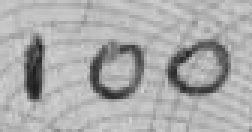
#> input picture src/assets/cvl_dataset/train/100-4-1586428267.4793363.png, 84 x 44 px (shown 3 times larger); its folder holds only this picture in this run
$ python process_train_image_all.py
#> lines starting #> are read from the running program, lines starting #| are printed output that depends on the picture; after the words box and inside, x2 and y2 are one past the last pixel; in counts of white or black regions, pixels touching at a corner belong together
import cv2
import os

root1 = "./assets/cvl_dataset/train/"
root2 = "./assets/cvl_dataset/train3/"

for item in os.listdir(root1):
    image_array = cv2.imread(root1 + item, 0)
#> image_array is the input picture: shape (44, 84); min 30, max 210, mean 170.8
    blur = cv2.GaussianBlur(image_array,(5,5),0)
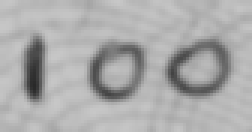
#> blur: shape (44, 84) (shown 3 times larger); min 41, max 199, mean 170.8
    ret3,th3 = cv2.threshold(blur,0,255,cv2.THRESH_BINARY+cv2.THRESH_OTSU)
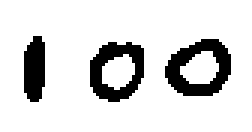
#> th3: shape (44, 84) (shown 3 times larger); 85.1% white; 3 black regions, box (x1, y1, x2, y2) and area: (55, 13, 77, 32) 222, (30, 14, 48, 34) 198, (8, 12, 15, 34) 132
#> ret3 = 144
    #image_array = cv2.copyMakeBorder(th3, 20, 3, 20, 5, cv2.BORDER_CONSTANT, value=[255,255,255])
    image = cv2.cvtColor(th3, cv2.COLOR_GRAY2RGB)

    cv2.imwrite(root2 + item, image)

$ run again, on src/assets/cvl_dataset/train/103-4-1586428267.8707361.png
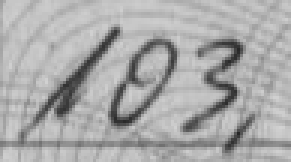
#> input picture src/assets/cvl_dataset/train/103-4-1586428267.8707361.png, 97 x 54 px (shown 3 times larger)
#> image_array is the input picture: shape (54, 97); min 39, max 210, mean 169.3
#> `blur = cv2.GaussianBlur(image_array,(5,5),0)`:
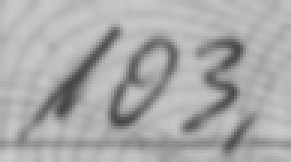
#> blur: shape (54, 97) (shown 3 times larger); min 69, max 203, mean 169.3
#> `ret3,th3 = cv2.threshold(blur,0,255,cv2.THRESH_BINARY+cv2.THRESH_OTSU)`:
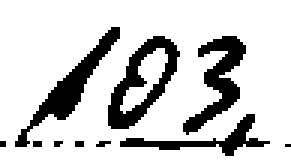
#> th3: shape (54, 97) (shown 3 times larger); 80.5% white; 10 black regions (6 under 20 px), largest, box (x1, y1, x2, y2) and area: (36, 12, 60, 43) 285, (5, 9, 40, 49) 277, (61, 12, 82, 45) 258, (40, 38, 90, 52) 170
#> ret3 = 150

$ run again, on src/assets/cvl_dataset/train/109-4-1586428267.3551872.png
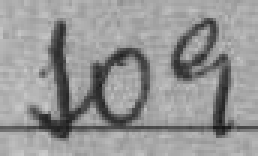
#> input picture src/assets/cvl_dataset/train/109-4-1586428267.3551872.png, 86 x 52 px (shown 3 times larger)
#> image_array is the input picture: shape (52, 86); min 21, max 202, mean 149.3
#> `blur = cv2.GaussianBlur(image_array,(5,5),0)`:
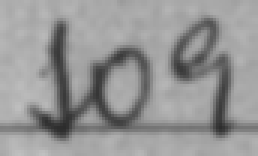
#> blur: shape (52, 86) (shown 3 times larger); min 44, max 192, mean 149.3
#> `ret3,th3 = cv2.threshold(blur,0,255,cv2.THRESH_BINARY+cv2.THRESH_OTSU)`:
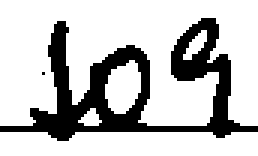
#> th3: shape (52, 86) (shown 3 times larger); 75.9% white; 2 black regions (1 under 20 px), largest, box (x1, y1, x2, y2) and area: (0, 6, 86, 47) 1076
#> ret3 = 131

$ run again, on src/assets/cvl_dataset/train/100-4-1586428267.5436487.png
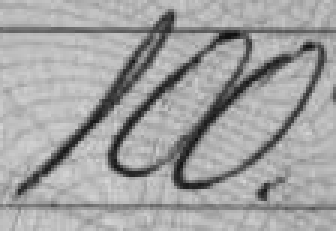
#> input picture src/assets/cvl_dataset/train/100-4-1586428267.5436487.png, 112 x 77 px (shown 3 times larger)
#> image_array is the input picture: shape (77, 112); min 15, max 214, mean 161
#> `blur = cv2.GaussianBlur(image_array,(5,5),0)`:
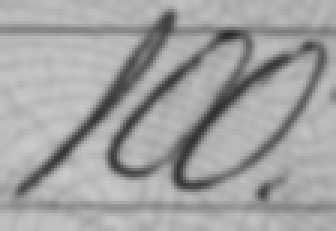
#> blur: shape (77, 112) (shown 3 times larger); min 41, max 202, mean 161
#> `ret3,th3 = cv2.threshold(blur,0,255,cv2.THRESH_BINARY+cv2.THRESH_OTSU)`:
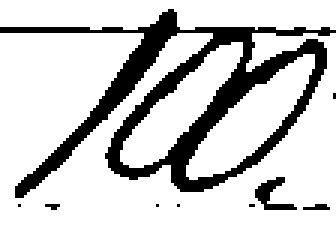
#> th3: shape (77, 112) (shown 3 times larger); 79.3% white; 9 black regions (7 under 20 px), largest, box (x1, y1, x2, y2) and area: (0, 3, 112, 66) 1691, (85, 59, 99, 70) 65
#> ret3 = 139
